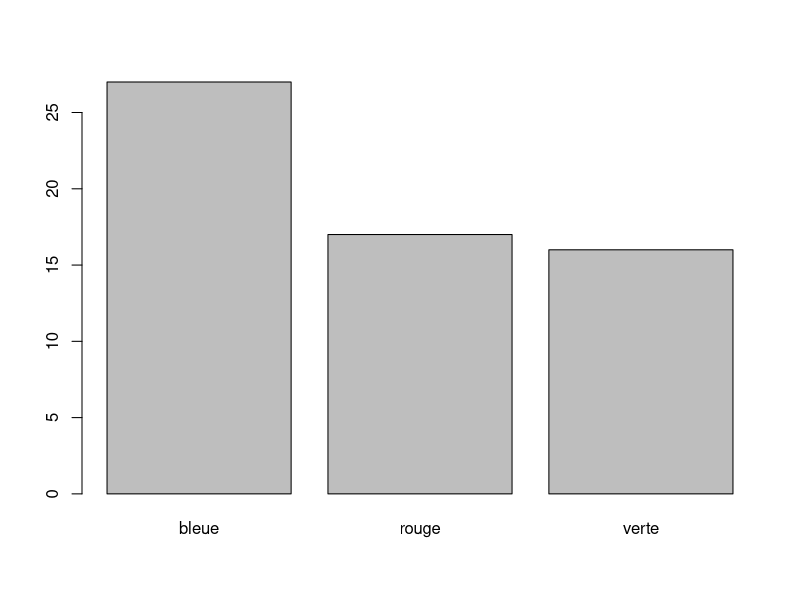

Reproduce this figure in R.
## ---- chunk 1
urne <- c(rep("rouge", 100),           ## 100 boules rouges
          rep("bleue", 100),           ## 100 boules bleues
          rep("verte", 100))           ## 100 boules vertes 

n_exp <- 60                            ## Nombre de fois où je fais l'expérience

echantillon <- sample(urne,            ## échantillonne les boules
                      n_exp,           ## n_exp fois
                      replace = FALSE) ## sans remise
## ---- chunk 2
res <- table(echantillon)             ## Résumé de l'échantillon
res
## ---- chunk 3
barplot(res)                          ## Diagramme en bar
